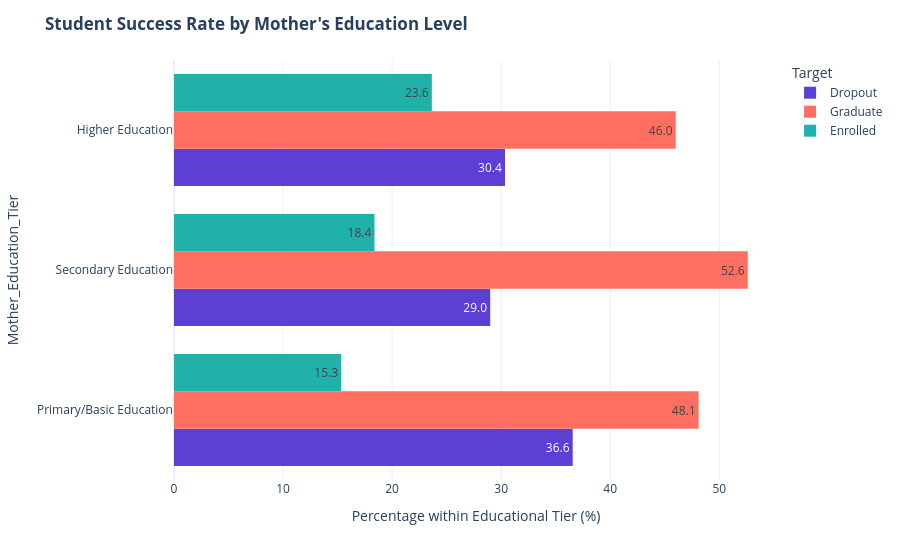

The notebook cell this image was saved under:
### Code cell
# 1. Create a simplified mapping for parental qualifications
# (Based on official UCI documentation: 1=Secondary, 2-6=Higher Ed, others=Primary/Basic)
def simplify_qualification(code):
    if code in [2, 3, 4, 5, 6, 39, 40, 41, 42, 43]:
        return 'Higher Education'
    elif code in [1, 9, 10, 11, 12, 13, 14, 18, 19, 22, 26]:
        return 'Secondary Education'
    else:
        return 'Primary/Basic Education'

# 2. Apply it to the column
df['Mother_Education_Tier'] = df["Mother's qualification"].apply(simplify_qualification)

# 3. Plot as a standardized percentage chart
fig = px.histogram(
    df,
    y="Mother_Education_Tier", 
    color="Target", 
    barmode="group",
    barnorm="percent",
    text_auto='.1f',
    color_discrete_map={'Dropout': '#5D3FD3', 'Graduate': '#FF6F61', 'Enrolled': '#20B2AA'},
    category_orders={"Mother_Education_Tier": ['Higher Education', 'Secondary Education', 'Primary/Basic Education']}
)

fig.update_layout(
    title="<b>Student Success Rate by Mother's Education Level</b>",
    xaxis_title="Percentage within Educational Tier (%)",
    template="plotly_white"
)
fig.show()

### Figure 1 — Plotly figure (JSON) as saved in the notebook; plotly's stock layout.template omitted (floating-point values rounded to 4 significant figures; data arrays with more than 128 entries replaced by an {"elided": "..."} marker saying what was removed)
{"data": [{"alignmentgroup": "True", "bingroup": "y", "hovertemplate": "Target=Dropout<br>count (normalized as percent)=%{x}<br>Mother_Education_Tier=%{y}<extra></extra>", "legendgroup": "Dropout", "marker": {"color": "#5D3FD3", "pattern": {"shape": ""}}, "name": "Dropout", "offsetgroup": "Dropout", "orientation": "h", "showlegend": true, "texttemplate": "%{value:.1f}", "type": "histogram", "xaxis": "x", "y": {"elided": "1421 str values"}, "yaxis": "y"}, {"alignmentgroup": "True", "bingroup": "y", "hovertemplate": "Target=Graduate<br>count (normalized as percent)=%{x}<br>Mother_Education_Tier=%{y}<extra></extra>", "legendgroup": "Graduate", "marker": {"color": "#FF6F61", "pattern": {"shape": ""}}, "name": "Graduate", "offsetgroup": "Graduate", "orientation": "h", "showlegend": true, "texttemplate": "%{value:.1f}", "type": "histogram", "xaxis": "x", "y": {"elided": "2209 str values"}, "yaxis": "y"}, {"alignmentgroup": "True", "bingroup": "y", "hovertemplate": "Target=Enrolled<br>count (normalized as percent)=%{x}<br>Mother_Education_Tier=%{y}<extra></extra>", "legendgroup": "Enrolled", "marker": {"color": "#20B2AA", "pattern": {"shape": ""}}, "name": "Enrolled", "offsetgroup": "Enrolled", "orientation": "h", "showlegend": true, "texttemplate": "%{value:.1f}", "type": "histogram", "xaxis": "x", "y": {"elided": "794 str values"}, "yaxis": "y"}], "layout": {"barmode": "group", "barnorm": "percent", "legend": {"title": {"text": "Target"}, "tracegroupgap": 0}, "margin": {"t": 60}, "title": {"text": "<b>Student Success Rate by Mother's Education Level</b>"}, "xaxis": {"anchor": "y", "domain": [0, 1], "title": {"text": "Percentage within Educational Tier (%)"}}, "yaxis": {"anchor": "x", "categoryarray": ["Primary/Basic Education", "Secondary Education", "Higher Education"], "categoryorder": "array", "domain": [0, 1], "title": {"text": "Mother_Education_Tier"}}}}
